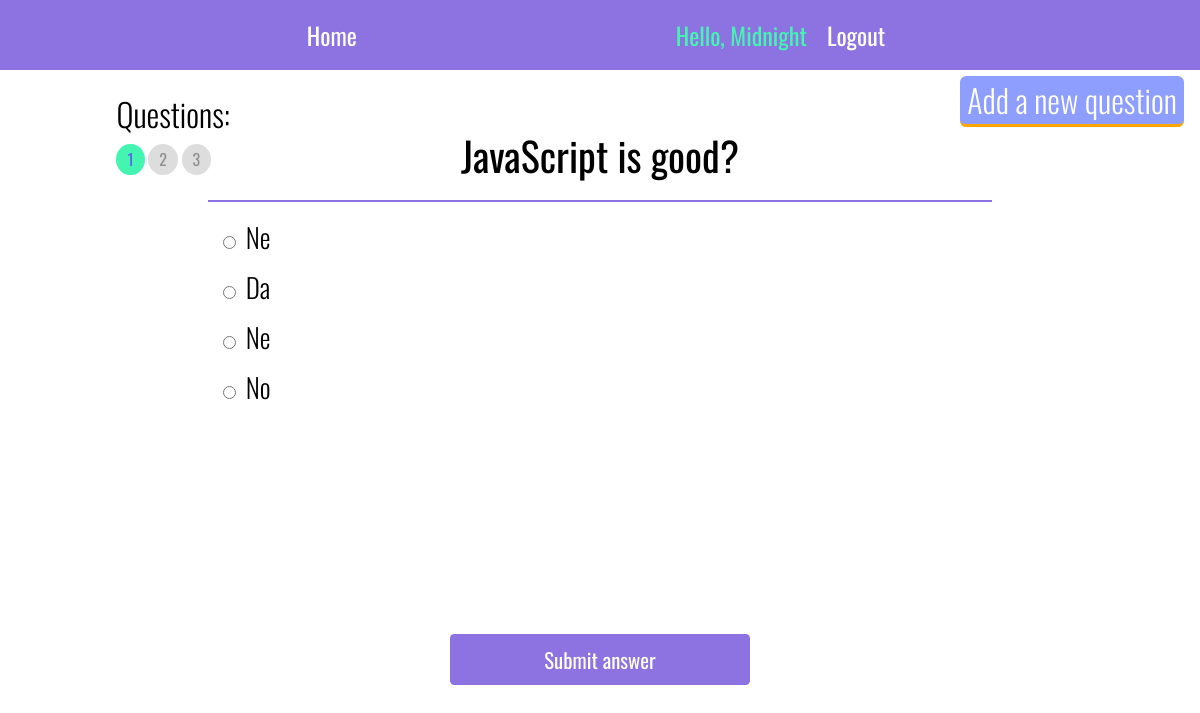
The app's page /questions/1/ (signed in) with its own data.
### questions/models.py (models this page shows, shortened)
class Question(models.Model):
    question = models.CharField(max_length=250, null=True)
    group = models.ForeignKey(GroupQuestion, on_delete=models.CASCADE, null=True)
    answer = models.CharField(max_length=250, null=True)
    option1 = models.CharField(max_length=250, null=True)
    option2 = models.CharField(max_length=250, null=True)
    option3 = models.CharField(max_length=250, null=True)
    option4 = models.CharField(max_length=250, null=True)

### questions/views.py (the view, shortened to what this page needs)
# urls.py: path('questions/<int:pk>/', QuestionsView.as_view(), name='questions'),
class QuestionsView(LoginRequiredMixin, ListView):
    model = Question
    template_name = 'question_page.html'
    context_object_name = 'questions'
    login_url = 'users:login'
    paginate_by = 1
    def get_queryset(self, *args, **kwargs):
        pk = self.kwargs['pk']
        return Question.objects.filter(group__pk=pk)

### templates/question_page.html (shortened to what this page needs)
{% extends 'base.html' %}
{% block content %}
    <div class="question__list">
        {% if request.user.is_staff %}
            <a class="staff__groups" href="{% url 'add-question' %}" class="staff__link">Add a new question</a>
        {% endif %}
        {% include 'include/pagination.html' %}
        <form action="" method="POST" class="question__form">
            {% for question in questions %}
                <div class="question">
                    <div class="question__title">{{ question.question }}</div>
                    <div class="question__options">
                        <div class="form__check">
                            <input type="radio" class="question__option" value="option1" id="radio1">
                            <label for="radio1" class="form__label">
                                {{ question.option3 }}
                            </label>
                        </div>
                        <div class="form__check">
                            <input type="radio" class="question__option" value="option2" id="radio2">
                            <label for="radio2" class="form__label">
                                {{ question.option2 }}
                            </label>
                        </div>
                        <div class="form__check">
                            <input type="radio" class="question__option" value="option3" id="radio3">
                            <label for="radio3" class="form__label">
                                {{ question.option3 }}
                            </label>
                        </div>
                        <div class="form__check">
                            <input type="radio" class="question__option" value="option4" id="radio4">
                            <label for="radio4" class="form__label">
                                {{ question.option4 }}
                            </label>
                        </div>
                    </div>
                {% endfor %}
            </div>
        <button type="submit" class="btn">Submit answer</button>
        </form>
    </div>
{% endblock %}

### templates/include/header.html
<navbar class="navbar">
    {% if user.is_authenticated %}
        <li class="nav__li"><a href="{% url 'index' %}" class="link">Home</a></li>
        <div class="auth__links">
            <li class="nav__li user">Hello, {{ user }}</li>
            <li class="nav__li"><a href="{% url 'users:logout' %}" class="link">Logout</a></li>
        </div>
    {% else %}
        <li class="nav__li"><a href="{% url 'users:login' %}" class="link">Sign In</a></li>
        <li class="nav__li"><a href="{% url 'users:signup' %}" class="link">Sign Up</a></li>
    {% endif %}
</navbar>

### static/css/style.css (style rules this page uses)
* { box-sizing: border-box; margin: 0px; padding: 0px; font-size: 16px; font-family: 'Oswald', sans-serif; }
.container { display: flex; flex-direction: column; justify-content: center; }
.navbar { display: flex; justify-content: space-evenly; flex-direction: row; background-color: #8D72E1; height: 70px; }
.nav__li { list-style-type: none; display: flex; align-items: center; }
.link { font-size: 1.5em; text-decoration: none; color: #fff; transition: 0.5s; }
.staff__groups { font-size: 2em; color: #fff; font-weight: 300; background-color: #8D9EFF; border-bottom: 3px solid orange; height: 1.6em; width: 7em; text-align: center; border-radius: 0.2em; position: absolute; left: 80%; top: 1%; text-decoration: none; transition: 0.5s; }
.auth__links { display: flex; flex-direction: row; }
.auth__links .nav__li { margin: 0em 0.5em; }
.user { font-size: 1.5em; color: #44f5b1; }
.question__list { position: relative; display: flex; flex-direction: column; align-items: center; width: 100%; margin: 0 auto; height: auto; }
.question { margin: 2em 0em; padding: 0.5em; width: 800px; height: 500px; background-color: #fff; text-align: center; }
.question__title { font-size: 2.5em; padding: 15px; border-bottom: 2px solid #8D72E1; }
.question__options { padding: 10px; display: flex; flex-direction: column; text-align: left; text-justify: justify; }
.question__option { margin: 5px; padding: 10px; font-size: 1.5em; background-color: #D6E4E5; }
.form__check { font-size: 1.3em; margin: 5px 0px; }
.form__label { font-size: 1.3em; font-weight: 300; }
.question__form { display: flex; flex-direction: column; align-items: center; }
.btn { border: none; border-radius: 0.2em; background-color: #8D72E1; padding: 10px; color: #fff; text-align: center; width: 300px; font-size: 1.3em; transition: 0.5s; }

### records on screen
Question: question "JavaScript is good?", option3 "Ne", option2 "Da", option4 "No"

### other values on screen
{{ user }} "Midnight"
{{ page }} "1"
{{ page }} "2" "3"
